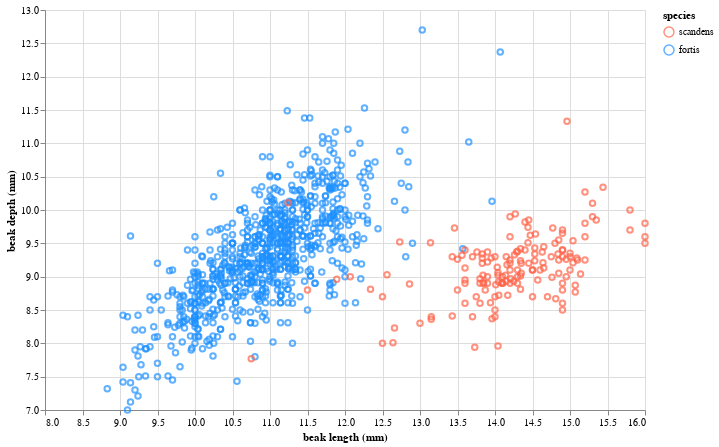

Notebook cell for this chart:
### Markdown cell above
### d

### Code cell
alt.Chart(
        df_grant_complete.loc[df_grant_complete['year'] == 1987],
        height=400,
        width=600
    ).mark_point(
    ).encode(x=alt.X('beak length (mm)',
                     type='quantitative',
                     scale=alt.Scale(zero=False)),
             
             y=alt.X('beak depth (mm)',
                     type='quantitative',
                     scale=alt.Scale(zero=False)),

             color=alt.Color('species:N',scale=alt.Scale(domain=['scandens','fortis'],
                                                         range=['tomato','dodgerblue'])))

### Figure 1 — Vega-Lite specification as saved in the notebook (floating-point values rounded to 4 significant figures; data arrays with more than 128 entries replaced by an {"elided": "..."} marker saying what was removed)
{"$schema": "https://vega.github.io/schema/vega-lite/v2.4.3.json", "config": {"view": {"height": 300, "width": 400}}, "data": {"values": {"elided": "943 records"}}, "encoding": {"color": {"field": "species", "scale": {"domain": ["scandens", "fortis"], "range": ["tomato", "dodgerblue"]}, "type": "nominal"}, "x": {"field": "beak length (mm)", "scale": {"zero": false}, "type": "quantitative"}, "y": {"field": "beak depth (mm)", "scale": {"zero": false}, "type": "quantitative"}}, "height": 400, "mark": "point", "width": 600}
